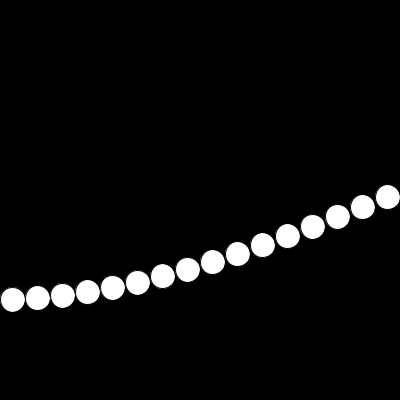
Frame 1 (no input)
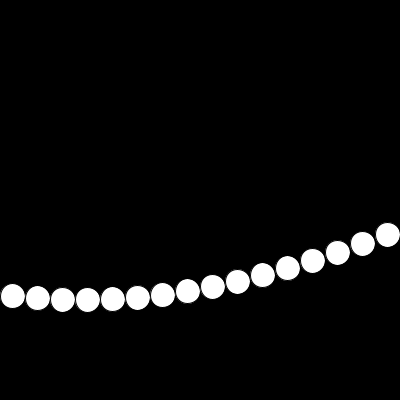
Frame 60 (the mouse pressed at the canvas centre just before this capture)
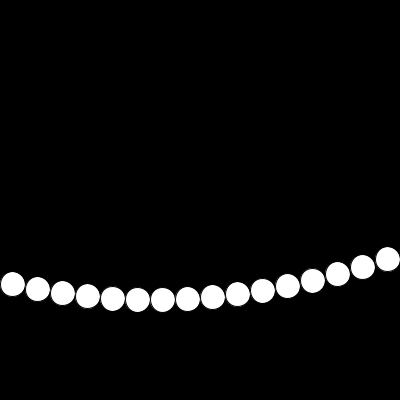
Frame 120 (the mouse held since frame 60 and released just before this capture)

The Processing sketch that drew these frames (run headless with seeded random() and noise(); from frame 60 on, the mouse is pressed at the canvas centre):

// Processing sketch: processing_87541
// ── processing_87541.pde

float oscCounter = 0;

void setup() {
  
  size(400,400);
  smooth();
  frameRate(30);
  
}


void draw() {
  
  background(0);
 
  oscCounter = oscCounter + 0.1;
  //oscCounter = oscCounter + map( mouseY , 0 , height , 0.01 , 0.5) ; 
 
  float oscCenter = height/2;
  float oscRadius = 100;
 
  for ( int i = 0; i < 16; i++ ) {
    
    float oscOffset = i * 0.1;
    //float oscOffset = i * map( mouseX , 0 , width , 0.01 , 0.5);
    
    float y = cos( oscCounter + oscOffset ) * oscRadius + oscCenter;
    float x = i * 25 + 12.5;
    ellipse(x,y,25,25);
  }
 
}
